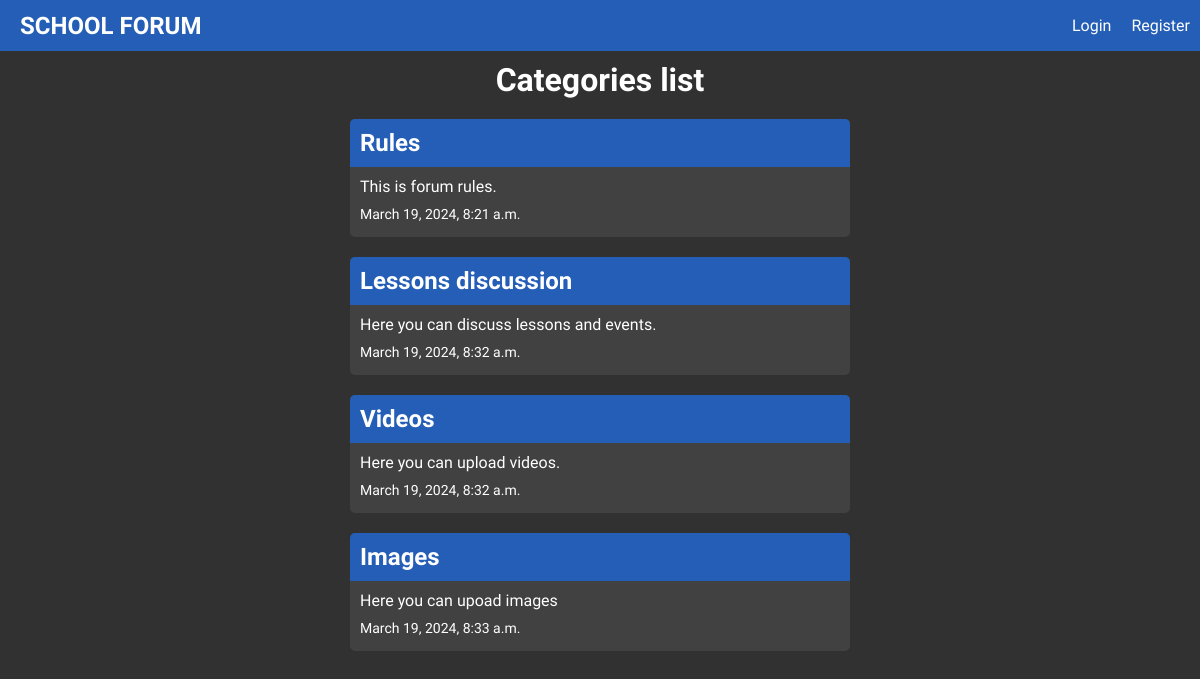
The page / on the database its author committed.
### posts/models.py (models this page shows, shortened)
class Category(models.Model):
    title = models.CharField(max_length=50)
    slug = models.SlugField()
    description = models.TextField(max_length=100)
    date = models.DateTimeField(auto_now_add=True)

### posts/views.py (the view)
# urls.py: path('', views.categories_list_view, name='categories'),
def categories_list_view(request):
    categories = Category.objects.all().order_by('date')
    return render(request, 'categories_list.html', {'categories': categories})

### posts/templates/categories_list.html
{% extends 'base_layout.html' %}
{% block content %}
    <h1 class="page-title-header">Categories list</h1>
    <div class="categories">
        {% for category in categories %}
            <div class="category">
                <a href="{% url 'posts:posts_list' category=category.slug %}">
                    <h2 class="category-title">{{ category.title }}</h2>
                    <p class="category-description">{{ category.description }}</p>
                    <p class="category-date">{{ category.date }}</p>
                </a>
            </div>
        {% endfor %}
    </div>
{% endblock content %}

### static/styles.css (style rules this page uses)
:root { --color1: #313131; --color2: #414141; --text-hover: #d8d8d8; --text-color: #ffff; --color-important: #245eb6; --color-reject: #FF3F3F; --color-accept: #00CB3F; --default-border-radius: 5px; }
body { font-family: "Fira Sans Extra Condensed", sans-serif; font-weight: 400; font-style: normal; color: var(--text-color); background-color: var(--color1); margin: 0px; }
h1, h2, h3, h4, h5, h6 { margin: 0; }
a { text-decoration: none; color: inherit; }
.page-title-header { text-align: center; margin: 10px 0; }
.categories { display: flex; flex-direction: column; align-items: center; }
.category { background-color: var(--color2); margin: 10px 20px; border-radius: var(--default-border-radius); padding: 0 0 5px 0; min-width: 500px; }
.category .category-title { border-radius: var(--default-border-radius) var(--default-border-radius) 0 0; background-color: var(--color-important); padding: 10px; }
.category .category-description { margin: 10px; font-size: 16px; }
.category .category-date { margin: 10px; font-size: 14px; }

### rows shown on the page
Category: title "Rules", description "This is forum rules.", date "March 19, 2024, 8:21 a.m."
Category: title "Lessons discussion", description "Here you can discuss lessons and events.", date "March 19, 2024, 8:32 a.m."
Category: title "Videos", description "Here you can upload videos.", date "March 19, 2024, 8:32 a.m."
Category: title "Images", description "Here you can upoad images", date "March 19, 2024, 8:33 a.m."
